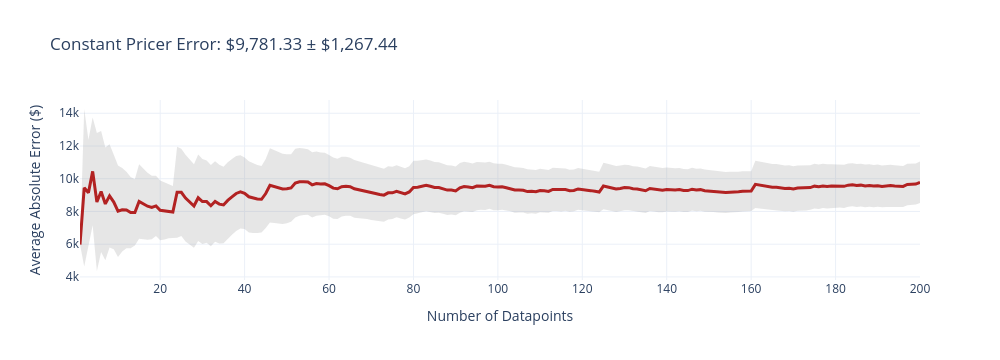
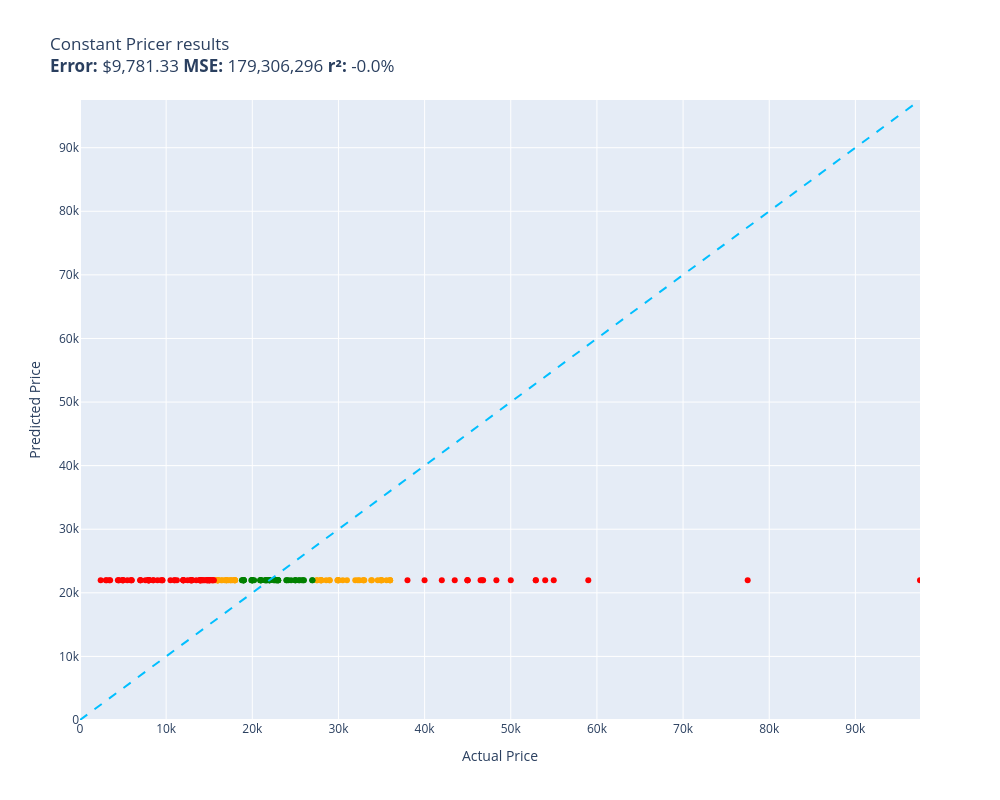

These figures' notebook cell, in order:
### Code cell
train_mean = sum(c.price for c in train) / len(train)
print(f"Training mean price: ${train_mean:,.2f}")

def constant_pricer(car):
    return train_mean

evaluate(constant_pricer, test)

### Figure 1 — Plotly figure (JSON) as saved in the notebook; plotly's stock layout.template omitted (floating-point values rounded to 4 significant figures; data arrays with more than 128 entries replaced by an {"elided": "..."} marker saying what was removed)
{"data": [{"fill": "toself", "fillcolor": "rgba(128,128,128,0.2)", "hoverinfo": "skip", "line": {"color": "rgba(255,255,255,0)"}, "name": "95% CI", "showlegend": false, "type": "scatter", "x": {"elided": "400 int values"}, "y": {"elided": "400 float values"}}, {"customdata": {"elided": "200x1 float values"}, "hovertemplate": "n=%{x}<br>Avg Error=$%{y:,.2f}<br>±95% CI=$%{customdata[0]:,.2f}<extra></extra>", "line": {"color": "firebrick", "width": 3}, "mode": "lines", "name": "Cumulative Avg Error", "type": "scatter", "x": {"elided": "200 int values"}, "y": {"elided": "200 float values"}}], "layout": {"height": 360, "showlegend": false, "title": {"text": "Constant Pricer Error: $9,781.33 ± $1,267.44"}, "width": 1000, "xaxis": {"title": {"text": "Number of Datapoints"}}, "yaxis": {"title": {"text": "Average Absolute Error ($)"}}}}

### Figure 2 — Plotly figure (JSON) as saved in the notebook; plotly's stock layout.template omitted (floating-point values rounded to 4 significant figures)
{"data": [{"customdata": [["2020 Kia Soul\nGuess=$21,972.65 Actual=$15,995.00"], ["2014 Lexus LX 570\nGuess=$21,972.65 Actual=$34,894.00"], ["2017 Jeep Wrangler Unlimited\nGuess=$21,972.65 Actual=$30,497.00"], ["2017 Ford Explorer\nGuess=$21,972.65 Actual=$27,495.00"], ["2017 Toyota Highlander Hybrid\nGuess=$21,972.65 Actual=$30,990.00"], ["2017 Jeep Grand Cherokee\nGuess=$21,972.65 Actual=$29,891.00"], ["2013 Dodge Charger\nGuess=$21,972.65 Actual=$27,999.00"], ["2016 BMW 3 Series\nGuess=$21,972.65 Actual=$15,700.00"], ["2018 Ford Escape\nGuess=$21,972.65 Actual=$15,995.00"], ["2019 Subaru Ascent\nGuess=$21,972.65 Actual=$28,954.00"], ["2017 BMW X5\nGuess=$21,972.65 Actual=$34,995.00"], ["2017 Hyundai Tucson\nGuess=$21,972.65 Actual=$16,380.00"], ["2017 Honda HR-V\nGuess=$21,972.65 Actual=$16,795.00"], ["2017 Mercedes-Benz C-Class\nGuess=$21,972.65 Actual=$28,573.00"], ["2017 Honda Accord\nGuess=$21,972.65 Actual=$16,495.00"], ["2017 Cadillac XT5\nGuess=$21,972.65 Actual=$27,995.00"], ["2017 INFINITI QX60\nGuess=$21,972.65 Actual=$33,888.00"], ["2017 Chevrolet Silverado 1500\nGuess=$21,972.65 Actual=$32,439.00"], ["2016 Lincoln MKT\nGuess=$21,972.65 Actual=$15,900.00"], ["2014 Maserati Ghibli\nGuess=$21,972.65 Actual=$27,900.00"], ["2017 Honda Civic Hatchback\nGuess=$21,972.65 Actual=$15,995.00"], ["2014 Chevrolet Express\nGuess=$21,972.65 Actual=$17,995.00"], ["2017 Chevrolet Equinox\nGuess=$21,972.65 Actual=$17,495.00"], ["2018 Nissan Rogue\nGuess=$21,972.65 Actual=$15,999.00"], ["2017 BMW 7 Series\nGuess=$21,972.65 Actual=$32,900.00"], ["2018 Ford Escape\nGuess=$21,972.65 Actual=$17,222.00"], ["2017 Maserati Ghibli\nGuess=$21,972.65 Actual=$31,950.00"], ["2020 Dodge Durango\nGuess=$21,972.65 Actual=$32,998.00"], ["2010 Ford F-350 Super Duty\nGuess=$21,972.65 Actual=$15,995.00"], ["2012 INFINITI M37\nGuess=$21,972.65 Actual=$16,999.00"], ["2015 BMW 2 Series\nGuess=$21,972.65 Actual=$16,995.00"], ["2019 RAM 1500\nGuess=$21,972.65 Actual=$35,000.00"], ["2018 Alfa Romeo Stelvio\nGuess=$21,972.65 Actual=$32,888.00"], ["2017 Chevrolet Malibu\nGuess=$21,972.65 Actual=$17,990.00"], ["2018 Ford Explorer\nGuess=$21,972.65 Actual=$30,000.00"], ["2017 BMW X3\nGuess=$21,972.65 Actual=$27,995.00"], ["2019 RAM 1500\nGuess=$21,972.65 Actual=$29,991.00"], ["2017 Ford F-150\nGuess=$21,972.65 Actual=$34,555.00"], ["2016 Jeep Patriot\nGuess=$21,972.65 Actual=$15,997.00"], ["2017 BMW 3 Series\nGuess=$21,972.65 Actual=$27,515.00"], ["2018 Dodge Charger\nGuess=$21,972.65 Actual=$29,995.00"], ["2018 Toyota Highlander\nGuess=$21,972.65 Actual=$34,998.00"], ["2017 BMW X5\nGuess=$21,972.65 Actual=$35,988.00"], ["2020 Kia Telluride\nGuess=$21,972.65 Actual=$35,995.00"], ["2017 Jeep Wrangler Unlimited\nGuess=$21,972.65 Actual=$28,991.00"], ["2017 Chevrolet Malibu\nGuess=$21,972.65 Actual=$17,000.00"], ["2009 Maserati GranTurismo\nGuess=$21,972.65 Actual=$33,800.00"], ["2018 Nissan Altima\nGuess=$21,972.65 Actual=$17,927.00"], ["2019 Honda Civic\nGuess=$21,972.65 Actual=$17,700.00"], ["2017 Jaguar F-PACE\nGuess=$21,972.65 Actual=$29,900.00"], ["2020 Ford Explorer\nGuess=$21,972.65 Actual=$35,575.00"], ["2018 Dodge Journey\nGuess=$21,972.65 Actual=$17,491.00"], ["2017 Nissan Altima\nGuess=$21,972.65 Actual=$17,995.00"], ["2017 Lincoln MKC\nGuess=$21,972.65 Actual=$27,996.00"], ["2015 GMC Yukon\nGuess=$21,972.65 Actual=$32,249.00"], ["2017 Mercedes-Benz GLS-Class\nGuess=$21,972.65 Actual=$35,995.00"]], "hovertemplate": "%{customdata[0]}<extra></extra>", "legendgroup": "orange", "marker": {"color": "orange", "size": 6, "symbol": "circle"}, "mode": "markers", "name": "orange", "orientation": "v", "showlegend": true, "type": "scatter", "x": [16000.0, 34890.0, 30500.0, 27500.0, 30990.0, 29890.0, 28000.0, 15700.0, 16000.0, 28950.0, 35000.0, 16380.0, 16800.0, 28570.0, 16500.0, 28000.0, 33890.0, 32440.0, 15900.0, 27900.0, 16000.0, 18000.0, 17500.0, 16000.0, 32900.0, 17220.0, 31950.0, 33000.0, 16000.0, 17000.0, 17000.0, 35000.0, 32890.0, 17990.0, 30000.0, 28000.0, 29990.0, 34560.0, 16000.0, 27520.0, 30000.0, 35000.0, 35990.0, 36000.0, 28990.0, 17000.0, 33800.0, 17930.0, 17700.0, 29900.0, 35580.0, 17490.0, 18000.0, 28000.0, 32250.0, 36000.0], "xaxis": "x", "y": [21970.0, 21970.0, 21970.0, 21970.0, 21970.0, 21970.0, 21970.0, 21970.0, 21970.0, 21970.0, 21970.0, 21970.0, 21970.0, 21970.0, 21970.0, 21970.0, 21970.0, 21970.0, 21970.0, 21970.0, 21970.0, 21970.0, 21970.0, 21970.0, 21970.0, 21970.0, 21970.0, 21970.0, 21970.0, 21970.0, 21970.0, 21970.0, 21970.0, 21970.0, 21970.0, 21970.0, 21970.0, 21970.0, 21970.0, 21970.0, 21970.0, 21970.0, 21970.0, 21970.0, 21970.0, 21970.0, 21970.0, 21970.0, 21970.0, 21970.0, 21970.0, 21970.0, 21970.0, 21970.0, 21970.0, 21970.0], "yaxis": "y"}, {"customdata": [["2011 Toyota Corolla\nGuess=$21,972.65 Actual=$7,595.00"], ["2011 Nissan Murano\nGuess=$21,972.65 Actual=$9,545.00"], ["2007 Subaru B9 Tribeca\nGuess=$21,972.65 Actual=$9,575.00"], ["2016 BMW 3 Series\nGuess=$21,972.65 Actual=$13,900.00"], ["2017 Dodge Durango\nGuess=$21,972.65 Actual=$39,995.00"], ["2010 Lexus ES 350\nGuess=$21,972.65 Actual=$11,995.00"], ["2017 FIAT 500X\nGuess=$21,972.65 Actual=$14,776.00"], ["2019 Volkswagen Jetta\nGuess=$21,972.65 Actual=$13,975.00"], ["2016 Mercedes-Benz C-Class\nGuess=$21,972.65 Actual=$15,300.00"], ["2020 Jeep Grand Cherokee\nGuess=$21,972.65 Actual=$58,998.00"], ["2019 Hyundai Elantra\nGuess=$21,972.65 Actual=$12,988.00"], ["2019 Jeep Wrangler Unlimited\nGuess=$21,972.65 Actual=$44,959.00"], ["2017 Chevrolet Trax\nGuess=$21,972.65 Actual=$13,497.00"], ["2005 Dodge Dakota\nGuess=$21,972.65 Actual=$4,999.00"], ["2017 Volkswagen Jetta\nGuess=$21,972.65 Actual=$15,395.00"], ["2010 Mercury Milan\nGuess=$21,972.65 Actual=$3,499.00"], ["2011 Nissan Rogue\nGuess=$21,972.65 Actual=$5,495.00"], ["2004 GMC Canyon\nGuess=$21,972.65 Actual=$4,999.00"], ["2017 Mazda MAZDA6\nGuess=$21,972.65 Actual=$15,108.00"], ["2012 BMW X5\nGuess=$21,972.65 Actual=$13,995.00"], ["2015 Porsche Macan\nGuess=$21,972.65 Actual=$46,495.00"], ["2018 Land Rover Range Rover Velar\nGuess=$21,972.65 Actual=$53,998.00"], ["2007 Toyota Tundra\nGuess=$21,972.65 Actual=$11,995.00"], ["2015 Land Rover Range Rover\nGuess=$21,972.65 Actual=$46,790.00"], ["2013 Nissan Sentra\nGuess=$21,972.65 Actual=$7,999.00"], ["2017 Hyundai Elantra\nGuess=$21,972.65 Actual=$11,988.00"], ["2012 Chevrolet Express Cargo\nGuess=$21,972.65 Actual=$12,985.00"], ["2010 Toyota RAV4\nGuess=$21,972.65 Actual=$7,899.00"], ["2015 Nissan NV Cargo\nGuess=$21,972.65 Actual=$13,900.00"], ["2014 Ford Focus\nGuess=$21,972.65 Actual=$14,999.00"], ["2001 Ford Explorer\nGuess=$21,972.65 Actual=$4,395.00"], ["2011 Audi A3\nGuess=$21,972.65 Actual=$10,999.00"], ["2017 Chevrolet Trax\nGuess=$21,972.65 Actual=$14,114.00"], ["2011 Nissan Sentra\nGuess=$21,972.65 Actual=$2,399.00"], ["2019 Nissan Sentra\nGuess=$21,972.65 Actual=$12,831.00"], ["2007 Nissan Murano\nGuess=$21,972.65 Actual=$5,890.00"], ["2005 Pontiac Vibe\nGuess=$21,972.65 Actual=$3,099.00"], ["2017 Maserati GranTurismo\nGuess=$21,972.65 Actual=$52,905.00"], ["2010 Dodge Grand Caravan\nGuess=$21,972.65 Actual=$6,995.00"], ["2011 Honda Accord\nGuess=$21,972.65 Actual=$8,499.00"], ["2014 Mazda CX-5\nGuess=$21,972.65 Actual=$12,495.00"], ["2016 Honda Accord\nGuess=$21,972.65 Actual=$12,000.00"], ["2020 Land Rover Discovery Sport\nGuess=$21,972.65 Actual=$48,331.00"], ["2011 Hyundai Elantra\nGuess=$21,972.65 Actual=$4,995.00"], ["2017 Nissan Rogue\nGuess=$21,972.65 Actual=$14,995.00"], ["2008 Toyota Yaris\nGuess=$21,972.65 Actual=$2,995.00"], ["2012 Mazda CX-9\nGuess=$21,972.65 Actual=$11,252.00"], ["2019 Toyota Corolla\nGuess=$21,972.65 Actual=$14,788.00"], ["2012 Hyundai Elantra\nGuess=$21,972.65 Actual=$5,995.00"], ["2014 Toyota Camry\nGuess=$21,972.65 Actual=$14,995.00"], ["2012 Jeep Grand Cherokee\nGuess=$21,972.65 Actual=$10,499.00"], ["2017 Volkswagen Jetta\nGuess=$21,972.65 Actual=$14,495.00"], ["2006 Honda Civic\nGuess=$21,972.65 Actual=$4,500.00"], ["2017 Toyota Yaris iA\nGuess=$21,972.65 Actual=$14,336.00"], ["2017 Land Rover Range Rover Sport\nGuess=$21,972.65 Actual=$44,995.00"], ["2017 Nissan Rogue\nGuess=$21,972.65 Actual=$12,999.00"], ["2018 Volvo XC60\nGuess=$21,972.65 Actual=$41,995.00"], ["2020 Hyundai Elantra\nGuess=$21,972.65 Actual=$15,432.00"], ["2017 Nissan Rogue\nGuess=$21,972.65 Actual=$13,995.00"], ["2017 Land Rover Range Rover Sport\nGuess=$21,972.65 Actual=$77,500.00"], ["2010 Toyota Prius\nGuess=$21,972.65 Actual=$7,995.00"], ["2004 Saturn ION\nGuess=$21,972.65 Actual=$4,499.00"], ["2017 Honda Accord\nGuess=$21,972.65 Actual=$14,200.00"], ["2017 Mercedes-Benz GLE-Class\nGuess=$21,972.65 Actual=$50,000.00"], ["2013 Nissan Pathfinder\nGuess=$21,972.65 Actual=$13,980.00"], ["2005 Audi A4\nGuess=$21,972.65 Actual=$5,990.00"], ["2016 Chevrolet Cruze Limited\nGuess=$21,972.65 Actual=$12,880.00"], ["2017 Mercedes-Benz E-Class\nGuess=$21,972.65 Actual=$43,495.00"], ["2012 Subaru Legacy\nGuess=$21,972.65 Actual=$9,400.00"], ["2014 Jeep Grand Cherokee\nGuess=$21,972.65 Actual=$14,998.00"], ["2018 Nissan Altima\nGuess=$21,972.65 Actual=$14,818.00"], ["2013 Kia Soul\nGuess=$21,972.65 Actual=$7,895.00"], ["2019 Land Rover Range Rover\nGuess=$21,972.65 Actual=$97,500.00"], ["2016 Mazda CX-5\nGuess=$21,972.65 Actual=$15,542.00"], ["2017 Dodge Journey\nGuess=$21,972.65 Actual=$11,995.00"], ["2012 Ford Focus\nGuess=$21,972.65 Actual=$3,399.00"], ["2014 Honda CR-V\nGuess=$21,972.65 Actual=$10,950.00"], ["2017 Toyota Corolla\nGuess=$21,972.65 Actual=$12,890.00"], ["2011 Mitsubishi Lancer\nGuess=$21,972.65 Actual=$7,995.00"], ["2019 BMW 3 Series\nGuess=$21,972.65 Actual=$46,680.00"], ["2008 Jeep Grand Cherokee\nGuess=$21,972.65 Actual=$4,899.00"], ["2013 Volkswagen Jetta\nGuess=$21,972.65 Actual=$8,995.00"], ["2019 Ford F-450 Super Duty\nGuess=$21,972.65 Actual=$44,995.00"], ["2014 Volkswagen Jetta\nGuess=$21,972.65 Actual=$7,039.00"], ["2012 Chevrolet Equinox\nGuess=$21,972.65 Actual=$8,499.00"], ["2010 Toyota Camry\nGuess=$21,972.65 Actual=$6,999.00"], ["2014 Volkswagen Passat\nGuess=$21,972.65 Actual=$7,999.00"], ["2009 Acura RL\nGuess=$21,972.65 Actual=$7,995.00"], ["2017 Mercedes-Benz C-Class\nGuess=$21,972.65 Actual=$38,011.00"], ["2016 Toyota Camry\nGuess=$21,972.65 Actual=$14,695.00"], ["2019 GMC Sierra 1500\nGuess=$21,972.65 Actual=$54,988.00"], ["2017 Cadillac Escalade\nGuess=$21,972.65 Actual=$52,900.00"]], "hovertemplate": "%{customdata[0]}<extra></extra>", "legendgroup": "red", "marker": {"color": "red", "size": 6, "symbol": "circle"}, "mode": "markers", "name": "red", "orientation": "v", "showlegend": true, "type": "scatter", "x": [7595.0, 9545.0, 9575.0, 13900.0, 40000.0, 12000.0, 14780.0, 13980.0, 15300.0, 59000.0, 12990.0, 44960.0, 13500.0, 4999.0, 15400.0, 3499.0, 5495.0, 4999.0, 15110.0, 14000.0, 46500.0, 54000.0, 12000.0, 46790.0, 7999.0, 11990.0, 12980.0, 7899.0, 13900.0, 15000.0, 4395.0, 11000.0, 14110.0, 2399.0, 12830.0, 5890.0, 3099.0, 52900.0, 6995.0, 8499.0, 12500.0, 12000.0, 48330.0, 4995.0, 15000.0, 2995.0, 11250.0, 14790.0, 5995.0, 15000.0, 10500.0, 14500.0, 4500.0, 14340.0, 45000.0, 13000.0, 42000.0, 15430.0, 14000.0, 77500.0, 7995.0, 4499.0, 14200.0, 50000.0, 13980.0, 5990.0, 12880.0, 43500.0, 9400.0, 15000.0, 14820.0, 7895.0, 97500.0, 15540.0, 12000.0, 3399.0, 10950.0, 12890.0, 7995.0, 46680.0, 4899.0, 8995.0, 45000.0, 7039.0, 8499.0, 6999.0, 7999.0, 7995.0, 38010.0, 14700.0, 54990.0, 52900.0], "xaxis": "x", "y": [21970.0, 21970.0, 21970.0, 21970.0, 21970.0, 21970.0, 21970.0, 21970.0, 21970.0, 21970.0, 21970.0, 21970.0, 21970.0, 21970.0, 21970.0, 21970.0, 21970.0, 21970.0, 21970.0, 21970.0, 21970.0, 21970.0, 21970.0, 21970.0, 21970.0, 21970.0, 21970.0, 21970.0, 21970.0, 21970.0, 21970.0, 21970.0, 21970.0, 21970.0, 21970.0, 21970.0, 21970.0, 21970.0, 21970.0, 21970.0, 21970.0, 21970.0, 21970.0, 21970.0, 21970.0, 21970.0, 21970.0, 21970.0, 21970.0, 21970.0, 21970.0, 21970.0, 21970.0, 21970.0, 21970.0, 21970.0, 21970.0, 21970.0, 21970.0, 21970.0, 21970.0, 21970.0, 21970.0, 21970.0, 21970.0, 21970.0, 21970.0, 21970.0, 21970.0, 21970.0, 21970.0, 21970.0, 21970.0, 21970.0, 21970.0, 21970.0, 21970.0, 21970.0, 21970.0, 21970.0, 21970.0, 21970.0, 21970.0, 21970.0, 21970.0, 21970.0, 21970.0, 21970.0, 21970.0, 21970.0, 21970.0, 21970.0], "yaxis": "y"}, {"customdata": [["2017 Ford Edge\nGuess=$21,972.65 Actual=$20,896.00"], ["2018 Acura RDX\nGuess=$21,972.65 Actual=$25,905.00"], ["2015 Jeep Grand Cherokee\nGuess=$21,972.65 Actual=$18,995.00"], ["2017 INFINITI QX60\nGuess=$21,972.65 Actual=$24,995.00"], ["2017 INFINITI Q50\nGuess=$21,972.65 Actual=$21,995.00"], ["2018 Toyota Camry\nGuess=$21,972.65 Actual=$19,999.00"], ["2014 Jeep Grand Cherokee\nGuess=$21,972.65 Actual=$19,999.00"], ["2018 Mazda CX-5\nGuess=$21,972.65 Actual=$19,995.00"], ["2016 Toyota Highlander\nGuess=$21,972.65 Actual=$22,499.00"], ["2019 Chevrolet Trax\nGuess=$21,972.65 Actual=$18,895.00"], ["2019 Toyota Camry\nGuess=$21,972.65 Actual=$21,598.00"], ["2017 Lincoln MKZ Hybrid\nGuess=$21,972.65 Actual=$21,995.00"], ["2014 Toyota Highlander\nGuess=$21,972.65 Actual=$18,995.00"], ["2017 Nissan Maxima\nGuess=$21,972.65 Actual=$21,700.00"], ["2018 BMW 2 Series\nGuess=$21,972.65 Actual=$22,857.00"], ["2017 Lexus IS\nGuess=$21,972.65 Actual=$26,949.00"], ["2018 Chevrolet Equinox\nGuess=$21,972.65 Actual=$18,999.00"], ["2016 BMW 5 Series\nGuess=$21,972.65 Actual=$18,995.00"], ["2017 Dodge Challenger\nGuess=$21,972.65 Actual=$26,988.00"], ["2018 Ford Transit Passenger\nGuess=$21,972.65 Actual=$24,995.00"], ["2018 GMC Terrain\nGuess=$21,972.65 Actual=$18,994.00"], ["2017 Honda Pilot\nGuess=$21,972.65 Actual=$23,995.00"], ["2014 BMW 6 Series\nGuess=$21,972.65 Actual=$25,995.00"], ["2017 Ford Focus\nGuess=$21,972.65 Actual=$20,999.00"], ["2017 Acura MDX\nGuess=$21,972.65 Actual=$25,495.00"], ["2017 Toyota Prius Prime\nGuess=$21,972.65 Actual=$25,759.00"], ["2017 Buick LaCrosse\nGuess=$21,972.65 Actual=$21,495.00"], ["2015 Audi A3\nGuess=$21,972.65 Actual=$21,697.00"], ["2018 Dodge Journey\nGuess=$21,972.65 Actual=$20,213.00"], ["2017 Chevrolet Equinox\nGuess=$21,972.65 Actual=$23,000.00"], ["2019 Dodge Durango\nGuess=$21,972.65 Actual=$25,400.00"], ["2018 Subaru Forester\nGuess=$21,972.65 Actual=$23,950.00"], ["2019 Ford Flex\nGuess=$21,972.65 Actual=$24,188.00"], ["2018 Ford Escape\nGuess=$21,972.65 Actual=$22,795.00"], ["2016 GMC Acadia\nGuess=$21,972.65 Actual=$22,777.00"], ["2011 GMC Sierra 2500HD\nGuess=$21,972.65 Actual=$20,995.00"], ["2017 Jeep Grand Cherokee\nGuess=$21,972.65 Actual=$25,000.00"], ["2016 Ford Escape\nGuess=$21,972.65 Actual=$18,791.00"], ["2015 BMW i3\nGuess=$21,972.65 Actual=$19,999.00"], ["2017 Toyota RAV4\nGuess=$21,972.65 Actual=$20,984.00"], ["2019 GMC Terrain\nGuess=$21,972.65 Actual=$19,888.00"], ["2017 BMW X3\nGuess=$21,972.65 Actual=$21,998.00"], ["2017 Toyota Sienna\nGuess=$21,972.65 Actual=$19,995.00"], ["2015 Honda Civic\nGuess=$21,972.65 Actual=$22,999.00"], ["2017 BMW X1\nGuess=$21,972.65 Actual=$24,505.00"], ["2013 Mercedes-Benz S-Class\nGuess=$21,972.65 Actual=$21,995.00"], ["2013 Dodge Durango\nGuess=$21,972.65 Actual=$20,985.00"], ["2016 Kia Optima\nGuess=$21,972.65 Actual=$22,999.00"], ["2017 Nissan Maxima\nGuess=$21,972.65 Actual=$22,595.00"], ["2017 BMW 3 Series\nGuess=$21,972.65 Actual=$21,488.00"], ["2016 Dodge Challenger\nGuess=$21,972.65 Actual=$18,995.00"], ["2018 Mercedes-Benz CLA-Class\nGuess=$21,972.65 Actual=$22,995.00"]], "hovertemplate": "%{customdata[0]}<extra></extra>", "legendgroup": "green", "marker": {"color": "green", "size": 6, "symbol": "circle"}, "mode": "markers", "name": "green", "orientation": "v", "showlegend": true, "type": "scatter", "x": [20900.0, 25900.0, 19000.0, 25000.0, 22000.0, 20000.0, 20000.0, 20000.0, 22500.0, 18900.0, 21600.0, 22000.0, 19000.0, 21700.0, 22860.0, 26950.0, 19000.0, 19000.0, 26990.0, 25000.0, 18990.0, 24000.0, 26000.0, 21000.0, 25500.0, 25760.0, 21500.0, 21700.0, 20210.0, 23000.0, 25400.0, 23950.0, 24190.0, 22800.0, 22780.0, 21000.0, 25000.0, 18790.0, 20000.0, 20980.0, 19890.0, 22000.0, 20000.0, 23000.0, 24500.0, 22000.0, 20980.0, 23000.0, 22600.0, 21490.0, 19000.0, 23000.0], "xaxis": "x", "y": [21970.0, 21970.0, 21970.0, 21970.0, 21970.0, 21970.0, 21970.0, 21970.0, 21970.0, 21970.0, 21970.0, 21970.0, 21970.0, 21970.0, 21970.0, 21970.0, 21970.0, 21970.0, 21970.0, 21970.0, 21970.0, 21970.0, 21970.0, 21970.0, 21970.0, 21970.0, 21970.0, 21970.0, 21970.0, 21970.0, 21970.0, 21970.0, 21970.0, 21970.0, 21970.0, 21970.0, 21970.0, 21970.0, 21970.0, 21970.0, 21970.0, 21970.0, 21970.0, 21970.0, 21970.0, 21970.0, 21970.0, 21970.0, 21970.0, 21970.0, 21970.0, 21970.0], "yaxis": "y"}, {"hoverinfo": "skip", "line": {"color": "deepskyblue", "dash": "dash", "width": 2}, "mode": "lines", "name": "y = x", "showlegend": false, "type": "scatter", "x": [0, 97500], "y": [0, 97500]}], "layout": {"height": 800, "legend": {"title": {"text": "color"}, "tracegroupgap": 0}, "showlegend": false, "title": {"text": "Constant Pricer results<br><b>Error:</b> $9,781.33 <b>MSE:</b> 179,306,296 <b>r²:</b> -0.0%"}, "width": 1000, "xaxis": {"anchor": "y", "domain": [0, 1], "range": [0, 97500], "title": {"text": "Actual Price"}}, "yaxis": {"anchor": "x", "domain": [0, 1], "range": [0, 97500], "title": {"text": "Predicted Price"}}}}
